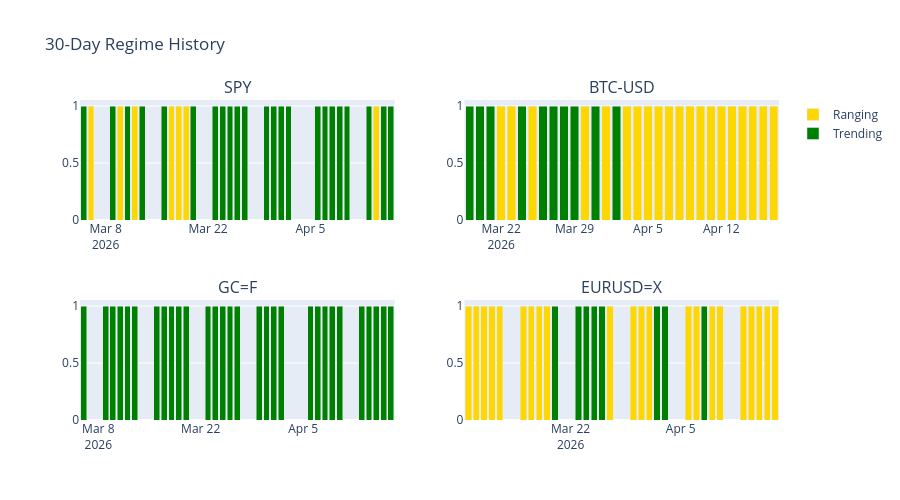

Notebook cell for this chart:
### Markdown cell above
## Section 3 — Layer 1: Regime Detection

> **Real-world adoption:** ✅ Volatility regime filters are standard on every systematic desk.

**Decision logic (VR_rank thresholds with candle determinant tiebreaker):**
- `VR_rank > 0.7` → **Trending** (high vol, directional)
- `VR_rank < 0.3` → **Choppy** (low vol, mean-reverting)
- Otherwise → **Ranging**
- Border bands (±0.05): candle_det_norm > 0 promotes to higher regime

**Reference:** Schwager, *Market Wizards* — volatility ratio as a regime filter.

### Code cell
print("Classifying regimes...")
for ticker in data:
    data[ticker]["regime"] = qh.classify_regimes_series(data[ticker])

print("\nCurrent regime per asset:")
for ticker in data:
    regime = data[ticker]["regime"].dropna().iloc[-1]
    print(f"  {ticker:<12} {regime}")

# 30-day regime history chart
fig = make_subplots(rows=2, cols=2, subplot_titles=list(data.keys()))
regime_colors = {"Trending": "green", "Ranging": "gold", "Choppy": "red"}
for i, (ticker, df) in enumerate(data.items(), 1):
    last30 = df["regime"].iloc[-30:]
    r, c = (i - 1) // 2 + 1, (i - 1) % 2 + 1
    for regime, color in regime_colors.items():
        mask = last30 == regime
        fig.add_trace(go.Bar(
            x=last30.index[mask], y=[1] * int(mask.sum()),
            name=regime, marker_color=color, showlegend=(i == 1),
        ), row=r, col=c)
fig.update_layout(title="30-Day Regime History", barmode="stack", height=500)
fig.show()

### Figure 1 — Plotly figure (JSON) as saved in the notebook; plotly's stock layout.template omitted (floating-point values rounded to 4 significant figures)
{"data": [{"marker": {"color": "green"}, "name": "Trending", "showlegend": true, "type": "bar", "x": ["2026-03-05T00:00:00.000000000", "2026-03-09T00:00:00.000000000", "2026-03-11T00:00:00.000000000", "2026-03-13T00:00:00.000000000", "2026-03-16T00:00:00.000000000", "2026-03-20T00:00:00.000000000", "2026-03-23T00:00:00.000000000", "2026-03-24T00:00:00.000000000", "2026-03-25T00:00:00.000000000", "2026-03-26T00:00:00.000000000", "2026-03-27T00:00:00.000000000", "2026-03-30T00:00:00.000000000", "2026-03-31T00:00:00.000000000", "2026-04-01T00:00:00.000000000", "2026-04-02T00:00:00.000000000", "2026-04-06T00:00:00.000000000", "2026-04-07T00:00:00.000000000", "2026-04-08T00:00:00.000000000", "2026-04-09T00:00:00.000000000", "2026-04-10T00:00:00.000000000", "2026-04-13T00:00:00.000000000", "2026-04-15T00:00:00.000000000", "2026-04-16T00:00:00.000000000"], "xaxis": "x", "y": [1, 1, 1, 1, 1, 1, 1, 1, 1, 1, 1, 1, 1, 1, 1, 1, 1, 1, 1, 1, 1, 1, 1], "yaxis": "y"}, {"marker": {"color": "gold"}, "name": "Ranging", "showlegend": true, "type": "bar", "x": ["2026-03-06T00:00:00.000000000", "2026-03-10T00:00:00.000000000", "2026-03-12T00:00:00.000000000", "2026-03-17T00:00:00.000000000", "2026-03-18T00:00:00.000000000", "2026-03-19T00:00:00.000000000", "2026-04-14T00:00:00.000000000"], "xaxis": "x", "y": [1, 1, 1, 1, 1, 1, 1], "yaxis": "y"}, {"marker": {"color": "red"}, "name": "Choppy", "showlegend": true, "type": "bar", "x": [], "xaxis": "x", "y": [], "yaxis": "y"}, {"marker": {"color": "green"}, "name": "Trending", "showlegend": false, "type": "bar", "x": ["2026-03-19T00:00:00.000000000", "2026-03-20T00:00:00.000000000", "2026-03-21T00:00:00.000000000", "2026-03-24T00:00:00.000000000", "2026-03-26T00:00:00.000000000", "2026-03-27T00:00:00.000000000", "2026-03-28T00:00:00.000000000", "2026-03-29T00:00:00.000000000", "2026-03-31T00:00:00.000000000", "2026-04-02T00:00:00.000000000"], "xaxis": "x2", "y": [1, 1, 1, 1, 1, 1, 1, 1, 1, 1], "yaxis": "y2"}, {"marker": {"color": "gold"}, "name": "Ranging", "showlegend": false, "type": "bar", "x": ["2026-03-22T00:00:00.000000000", "2026-03-23T00:00:00.000000000", "2026-03-25T00:00:00.000000000", "2026-03-30T00:00:00.000000000", "2026-04-01T00:00:00.000000000", "2026-04-03T00:00:00.000000000", "2026-04-04T00:00:00.000000000", "2026-04-05T00:00:00.000000000", "2026-04-06T00:00:00.000000000", "2026-04-07T00:00:00.000000000", "2026-04-08T00:00:00.000000000", "2026-04-09T00:00:00.000000000", "2026-04-10T00:00:00.000000000", "2026-04-11T00:00:00.000000000", "2026-04-12T00:00:00.000000000", "2026-04-13T00:00:00.000000000", "2026-04-14T00:00:00.000000000", "2026-04-15T00:00:00.000000000", "2026-04-16T00:00:00.000000000", "2026-04-17T00:00:00.000000000"], "xaxis": "x2", "y": [1, 1, 1, 1, 1, 1, 1, 1, 1, 1, 1, 1, 1, 1, 1, 1, 1, 1, 1, 1], "yaxis": "y2"}, {"marker": {"color": "red"}, "name": "Choppy", "showlegend": false, "type": "bar", "x": [], "xaxis": "x2", "y": [], "yaxis": "y2"}, {"marker": {"color": "green"}, "name": "Trending", "showlegend": false, "type": "bar", "x": ["2026-03-06T00:00:00.000000000", "2026-03-09T00:00:00.000000000", "2026-03-10T00:00:00.000000000", "2026-03-11T00:00:00.000000000", "2026-03-12T00:00:00.000000000", "2026-03-13T00:00:00.000000000", "2026-03-16T00:00:00.000000000", "2026-03-17T00:00:00.000000000", "2026-03-18T00:00:00.000000000", "2026-03-19T00:00:00.000000000", "2026-03-20T00:00:00.000000000", "2026-03-23T00:00:00.000000000", "2026-03-24T00:00:00.000000000", "2026-03-25T00:00:00.000000000", "2026-03-26T00:00:00.000000000", "2026-03-27T00:00:00.000000000", "2026-03-30T00:00:00.000000000", "2026-03-31T00:00:00.000000000", "2026-04-01T00:00:00.000000000", "2026-04-02T00:00:00.000000000", "2026-04-06T00:00:00.000000000", "2026-04-07T00:00:00.000000000", "2026-04-08T00:00:00.000000000", "2026-04-09T00:00:00.000000000", "2026-04-10T00:00:00.000000000", "2026-04-13T00:00:00.000000000", "2026-04-14T00:00:00.000000000", "2026-04-15T00:00:00.000000000", "2026-04-16T00:00:00.000000000", "2026-04-17T00:00:00.000000000"], "xaxis": "x3", "y": [1, 1, 1, 1, 1, 1, 1, 1, 1, 1, 1, 1, 1, 1, 1, 1, 1, 1, 1, 1, 1, 1, 1, 1, 1, 1, 1, 1, 1, 1], "yaxis": "y3"}, {"marker": {"color": "gold"}, "name": "Ranging", "showlegend": false, "type": "bar", "x": [], "xaxis": "x3", "y": [], "yaxis": "y3"}, {"marker": {"color": "red"}, "name": "Choppy", "showlegend": false, "type": "bar", "x": [], "xaxis": "x3", "y": [], "yaxis": "y3"}, {"marker": {"color": "green"}, "name": "Trending", "showlegend": false, "type": "bar", "x": ["2026-03-20T00:00:00.000000000", "2026-03-23T00:00:00.000000000", "2026-03-24T00:00:00.000000000", "2026-03-25T00:00:00.000000000", "2026-03-26T00:00:00.000000000", "2026-04-02T00:00:00.000000000", "2026-04-03T00:00:00.000000000", "2026-04-08T00:00:00.000000000"], "xaxis": "x4", "y": [1, 1, 1, 1, 1, 1, 1, 1], "yaxis": "y4"}, {"marker": {"color": "gold"}, "name": "Ranging", "showlegend": false, "type": "bar", "x": ["2026-03-09T00:00:00.000000000", "2026-03-10T00:00:00.000000000", "2026-03-11T00:00:00.000000000", "2026-03-12T00:00:00.000000000", "2026-03-13T00:00:00.000000000", "2026-03-16T00:00:00.000000000", "2026-03-17T00:00:00.000000000", "2026-03-18T00:00:00.000000000", "2026-03-19T00:00:00.000000000", "2026-03-27T00:00:00.000000000", "2026-03-30T00:00:00.000000000", "2026-03-31T00:00:00.000000000", "2026-04-01T00:00:00.000000000", "2026-04-06T00:00:00.000000000", "2026-04-07T00:00:00.000000000", "2026-04-09T00:00:00.000000000", "2026-04-10T00:00:00.000000000", "2026-04-13T00:00:00.000000000", "2026-04-14T00:00:00.000000000", "2026-04-15T00:00:00.000000000", "2026-04-16T00:00:00.000000000", "2026-04-17T00:00:00.000000000"], "xaxis": "x4", "y": [1, 1, 1, 1, 1, 1, 1, 1, 1, 1, 1, 1, 1, 1, 1, 1, 1, 1, 1, 1, 1, 1], "yaxis": "y4"}, {"marker": {"color": "red"}, "name": "Choppy", "showlegend": false, "type": "bar", "x": [], "xaxis": "x4", "y": [], "yaxis": "y4"}], "layout": {"annotations": [{"font": {"size": 16}, "showarrow": false, "text": "SPY", "x": 0.225, "xanchor": "center", "xref": "paper", "y": 1.0, "yanchor": "bottom", "yref": "paper"}, {"font": {"size": 16}, "showarrow": false, "text": "BTC-USD", "x": 0.775, "xanchor": "center", "xref": "paper", "y": 1.0, "yanchor": "bottom", "yref": "paper"}, {"font": {"size": 16}, "showarrow": false, "text": "GC=F", "x": 0.225, "xanchor": "center", "xref": "paper", "y": 0.375, "yanchor": "bottom", "yref": "paper"}, {"font": {"size": 16}, "showarrow": false, "text": "EURUSD=X", "x": 0.775, "xanchor": "center", "xref": "paper", "y": 0.375, "yanchor": "bottom", "yref": "paper"}], "barmode": "stack", "height": 500, "title": {"text": "30-Day Regime History"}, "xaxis": {"anchor": "y", "domain": [0.0, 0.45]}, "xaxis2": {"anchor": "y2", "domain": [0.55, 1.0]}, "xaxis3": {"anchor": "y3", "domain": [0.0, 0.45]}, "xaxis4": {"anchor": "y4", "domain": [0.55, 1.0]}, "yaxis": {"anchor": "x", "domain": [0.625, 1.0]}, "yaxis2": {"anchor": "x2", "domain": [0.625, 1.0]}, "yaxis3": {"anchor": "x3", "domain": [0.0, 0.375]}, "yaxis4": {"anchor": "x4", "domain": [0.0, 0.375]}}}
